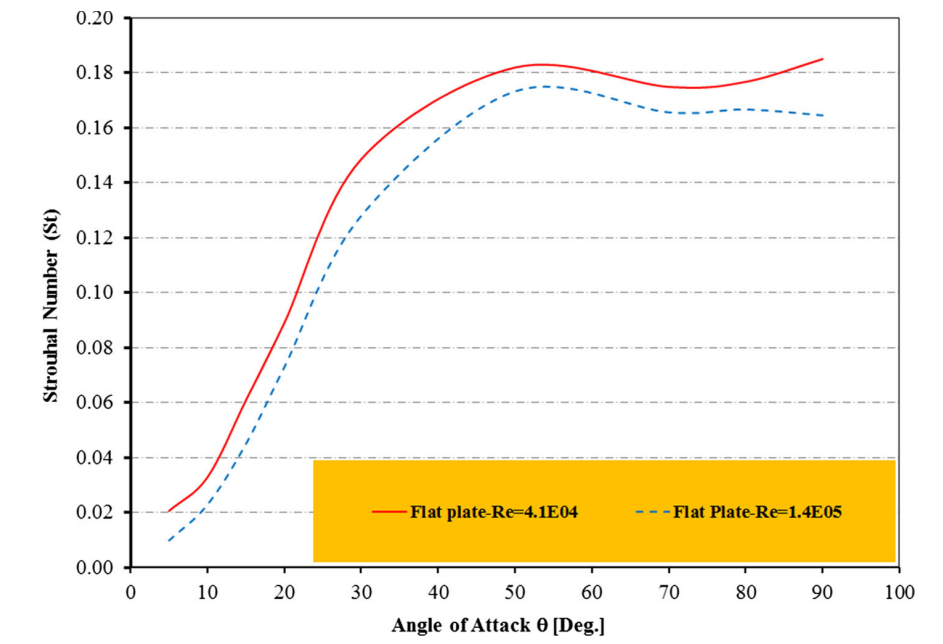
#> input picture testImages/test2.png, 943 x 644 px
$ python Testfilter.py
#> lines starting #> are read from the running program, lines starting #| are printed output that depends on the picture
# -*- coding: utf-8 -*-
"""
Created on Sun Mar 10 10:52:22 2024

@author: Pratham Gupta
"""
#This is for testing of filters and basic image processing

import os
import cv2
import numpy as np
import matplotlib.pyplot as plt


load = cv2.imread('testImages/test2.png')
#> load is the input picture: shape (644, 943, 3); mean B, G, R 224.1, 242.2, 248.7
loadcopy = cv2.imread('testImages/test2.png')

down_width = 720
down_height = 720
down_points = (down_width, down_height)
image = cv2.resize(load, down_points, interpolation= cv2.INTER_LINEAR)
imagecopy = cv2.resize(loadcopy, down_points, interpolation= cv2.INTER_LINEAR)

gray = cv2.cvtColor(image,cv2.COLOR_BGR2GRAY)
dst = cv2.Canny(gray,400,500)
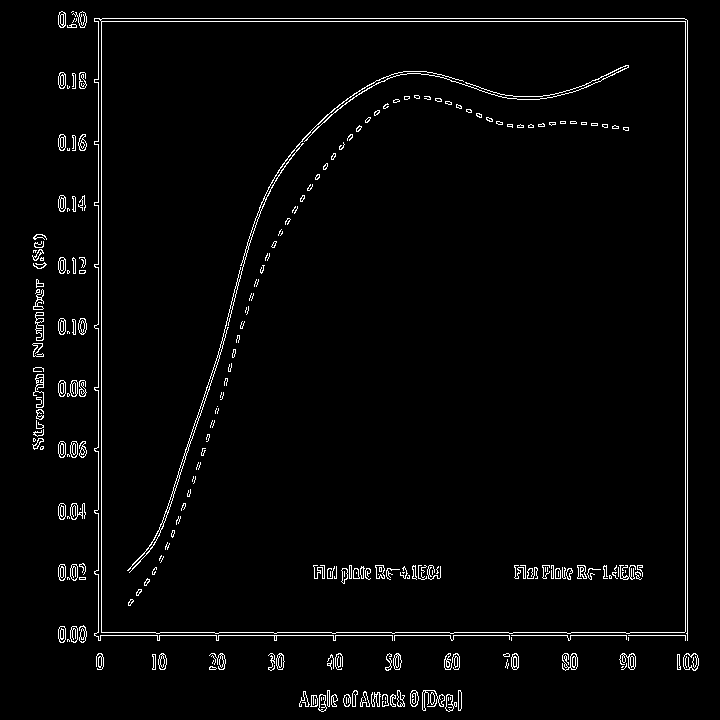
#> dst: shape (720, 720); 2.7% white in thin lines or dots

# Threshold for an optimal value, it may vary depending on the image.
image[dst>0.012*dst.max()]=[255,255,255]
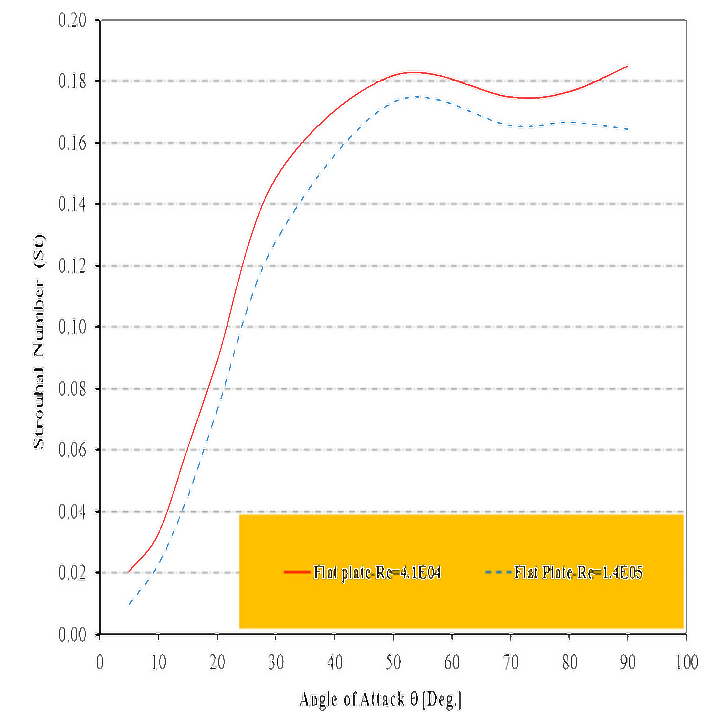
#> image: shape (720, 720, 3); mean B, G, R 226.3, 244.2, 250.5

offset = cv2.cvtColor(image-imagecopy, cv2.COLOR_BGR2GRAY)
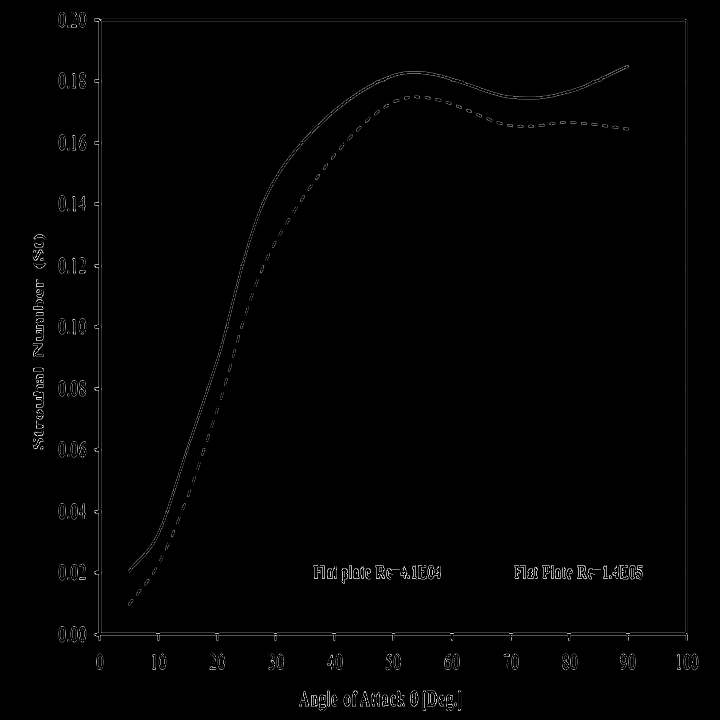
#> offset: shape (720, 720); min 0, max 246, mean 2
'''cv2.imshow('Offset',offset)
cv2.waitKey()'''

column_sum=[]
for i in range(down_height):
    column_index = i
    column_sum.append(np.sum(offset[:, column_index]))
    i+=1
#> after the loop, column_sum = 720 values, max 52848 at index 98, min 0 at index 0, mean 1471.6
print(column_sum)
#> (printed output is left out)
print(max(column_sum))
#| 52848
lvline_index =column_sum.index(max(column_sum))
#> lvline_index = 98

loopline2_index=lvline_index
#> loopline2_index = 98
while abs(loopline2_index-lvline_index)<10:
   column_sum.pop(loopline2_index)
   loopline2_index = column_sum.index(max(column_sum))
#> this loop made 2 passes
#> loopline2_index on passes 1 to 2: 100, 683
#> after the loop, column_sum = 718 values, max 30380 at index 683, min 0 at index 0, mean 1353.9
columntestline_index = loopline2_index
#> columntestline_index = 683

if columntestline_index < lvline_index:
    vline_index = columntestline_index
else:
    vline_index=columntestline_index+1
#> vline_index = 684

row_sum=[]
for i in range(down_width):
    row_index = i
    row_sum.append(np.sum(offset[row_index,:]))
    i+=1
#> after the loop, row_sum = 720 values, max 50740 at index 635, min 0 at index 0, mean 1471.6
print(row_sum)
#> (printed output is left out)
print(max(row_sum))
bhline_index =row_sum.index(max(row_sum))
#> bhline_index = 635

loopline_index=bhline_index
#> loopline_index = 635
while abs(loopline_index-bhline_index)<10:
   row_sum.pop(loopline_index)
   loopline_index = row_sum.index(max(row_sum))
#> this loop made 2 passes
#> loopline_index on passes 1 to 2: 632, 21
#> after the loop, row_sum = 718 values, max 25499 at index 21, min 0 at index 0, mean 1357.4
rowtestline_index = loopline_index
#> rowtestline_index = 21

if rowtestline_index < bhline_index:
    hline_index = rowtestline_index
#> hline_index = 21
else:
    hline_index=rowtestline_index+1


a = lvline_index
#> a = 98
b = hline_index  # nz[:,0,1].min()
#> b = 21
c = vline_index #nz[:,0,0].max()
#> c = 684
d = bhline_index
#> d = 635

#print(b,d,c,a)

offset[b,a:c] =128
offset[b:d,a] =128
offset[b:d,c] =128
offset[d,a:c] =128
cv2.imshow('Offset', offset)
cv2.waitKey()

imagecopy[b,a:c] =(0,255,0)
imagecopy[d,a:c] =(0,255,0)
imagecopy[b:d,a] =(0,255,0)
imagecopy[b:d,c] =(0,255,0)

cv2.imshow('Image',imagecopy)
cv2.waitKey()

graph = imagecopy[b-3:d+3,a-3:c+3]
graphcopy = imagecopy[b-3:d+3,a-3:c+3]

# Display cropped image
cv2.imshow("Cropped", graph)
cv2.waitKey()

# Save the cropped image
#cv2.imwrite("testImages/Cropped Image.jpg", cropped_image)

graygraph= cv2.cvtColor(graph, cv2.COLOR_BGR2GRAY)
graygraphcopy = cv2.cvtColor(graphcopy,cv2.COLOR_BGR2GRAY)
graygraph = np.float32(graygraph)

dst = cv2.cornerHarris(graygraph,2,3,0.05)
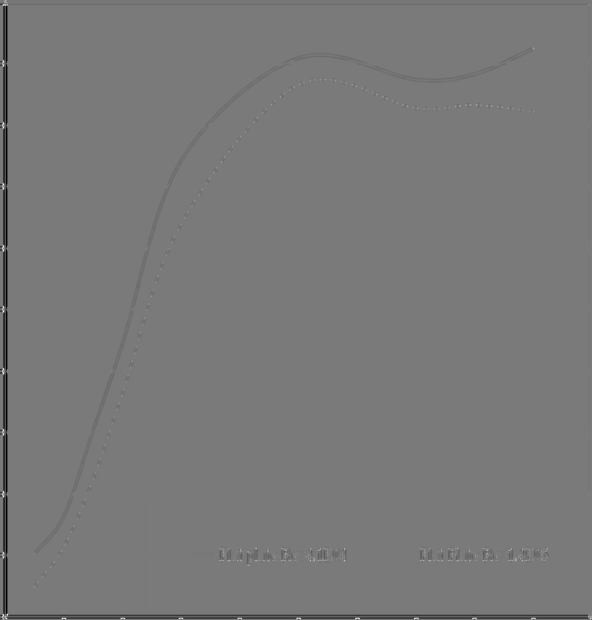
#> dst: shape (620, 592) float32; min -88309056, max 96022416, mean -753293.3; drawn with min black and max white
# Look into Shi-Tomasi corner detection
# Threshold for an optimal value, it may vary depending on the image.
graygraph[dst>0.06*dst.max()]=255
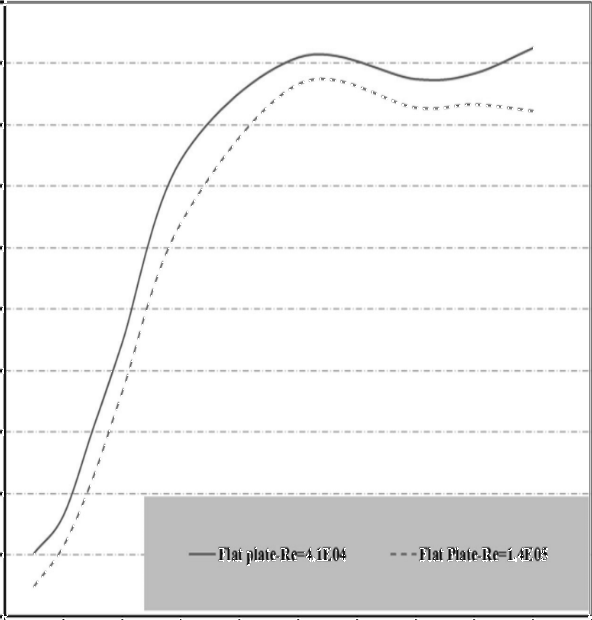
#> graygraph: shape (620, 592) float32; min 0, max 255, mean 239.7

corneronly = graygraph-graygraphcopy

corneronly[:-9,9:]=0
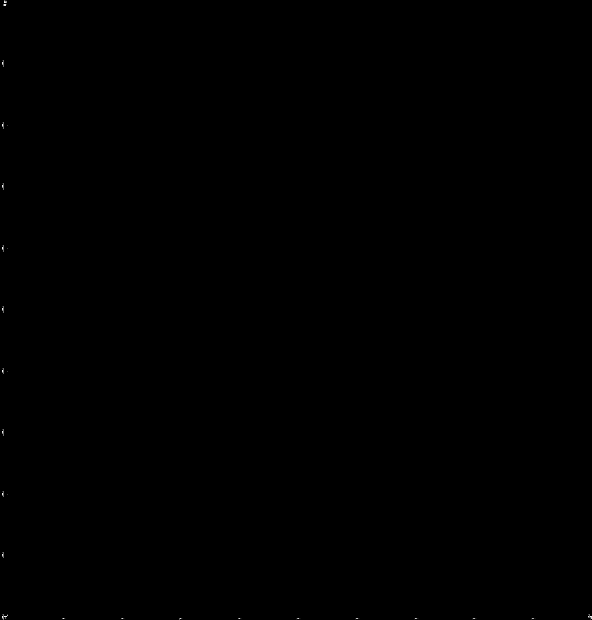
#> corneronly: shape (620, 592) float32; min 0, max 254, mean 0.1
cv2.imshow('Corneronly', corneronly)
cv2.waitKey()
kernel = np.ones((2,2),np.float32)/4
#> kernel = [[0.25, 0.25], [0.25, 0.25]]
dst = cv2.filter2D(corneronly,-1,kernel)
cv2.imshow('Corneronly',dst)
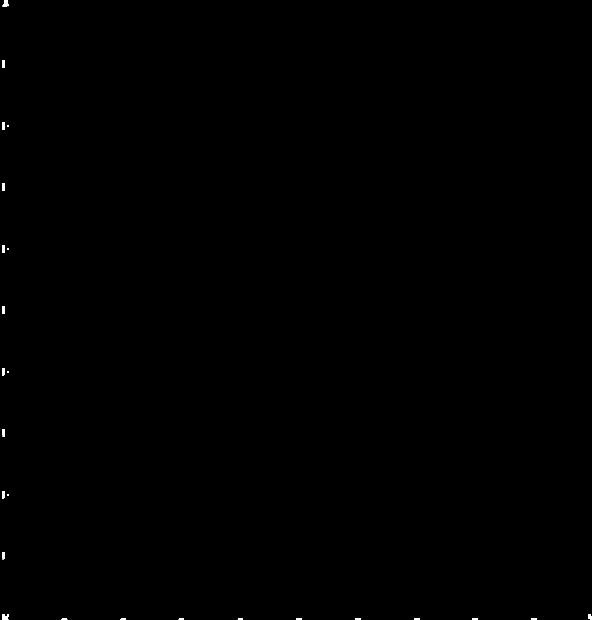
#> window 'Corneronly': shape (620, 592); min 0, max 255, mean 0.3
cv2.waitKey()
